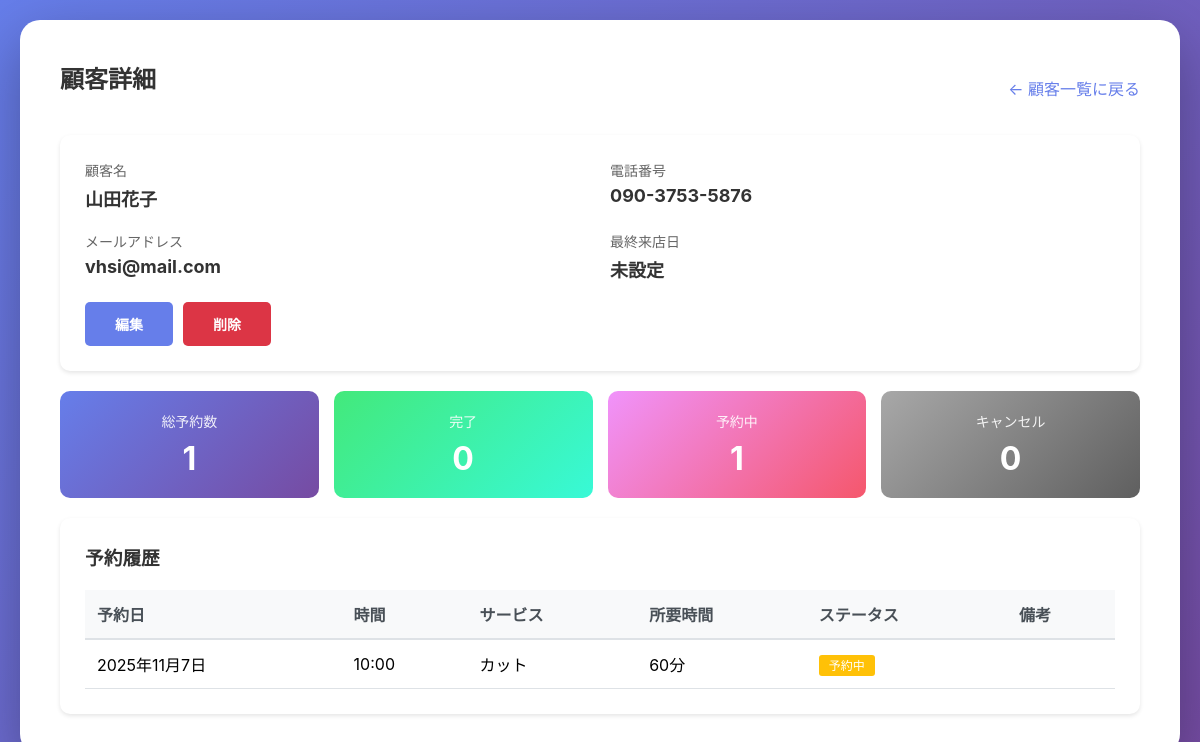
The app's page /customers/10/ (signed in), older data.
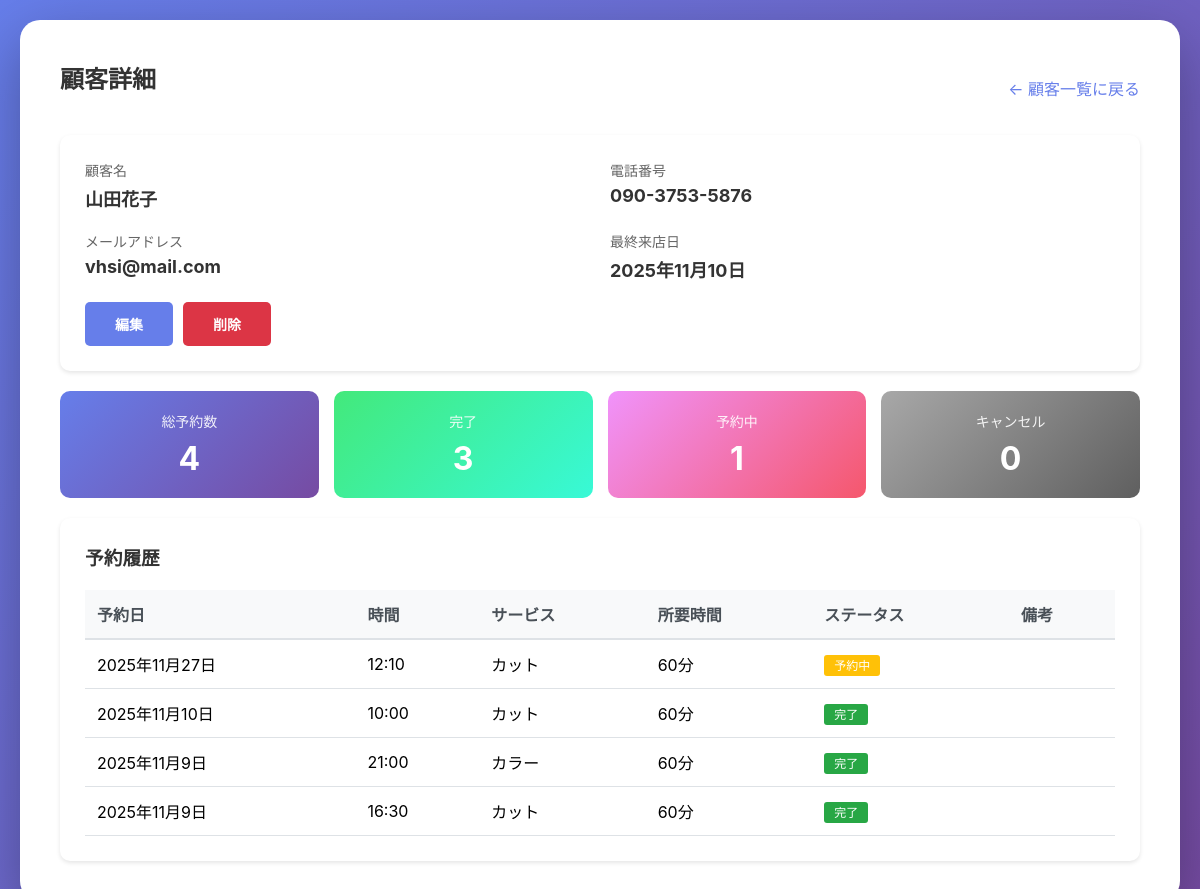
The same page, newer data.
### main/models.py (models this page shows, shortened)
class Customer(models.Model):
    phone_regex = RegexValidator(
        regex=r'^0\d{1,4}-?\d{1,4}-?\d{3,4}$',
        message="正しい電話番号形式で入力してください。（例: 090-1234-5678、03-1234-5678、0120-123-456）"
    )
    name = models.CharField(max_length=100, verbose_name="顧客名")
    phone_number = models.CharField(
        max_length=20,
        verbose_name="電話番号",
        validators=[phone_regex]
    )
    email = models.EmailField(unique=True, verbose_name="メールアドレス")  # 追加
    memo = models.TextField(blank=True, verbose_name="メモ")
    last_visit_date = models.DateField(null=True, blank=True, verbose_name="最終来店日")
    created_at = models.DateTimeField(auto_now_add=True, verbose_name="登録日時")
    updated_at = models.DateTimeField(auto_now=True, verbose_name="更新日時")
    class Meta:
        verbose_name = "顧客"
        verbose_name_plural = "顧客"

class Reservation(models.Model):
    STATUS_CHOICES = [
        ('pending', '予約中'),
        ('completed', '完了'),
        ('cancelled', 'キャンセル'),
    ]
    user = models.ForeignKey(Customer, on_delete=models.SET_NULL, null=True, blank=True, verbose_name="顧客")
    reservation_date = models.DateField(verbose_name="予約日")
    reservation_time = models.TimeField(verbose_name="予約時間")
    status = models.CharField(max_length=20, choices=STATUS_CHOICES, default='pending', verbose_name="ステータス")
    guest_name = models.CharField(max_length=100, blank=True, verbose_name="ゲスト名")
    guest_email = models.EmailField(blank=True, verbose_name="ゲストメール")
    notes = models.TextField(blank=True, verbose_name="備考")
    created_at = models.DateTimeField(auto_now_add=True, verbose_name="作成日時")
    updated_at = models.DateTimeField(auto_now=True, verbose_name="更新日時")
    class Meta:
        verbose_name = "予約"
        verbose_name_plural = "予約"

### main/views.py (the view)
# urls.py: path('customers/<int:pk>/', views.customer_detail, name='customer_detail'),
@login_required(login_url='login')
def customer_detail(request, pk):
    try:
        customer = Customer.objects.get(pk=pk)
    except Customer.DoesNotExist:
        messages.error(request, '顧客が見つかりません')
        return redirect('customer_list')
    reservations = Reservation.objects.filter(customer=customer).order_by('-reservation_date', '-reservation_time')
    total_reservations = reservations.count()
    completed_reservations = reservations.filter(status='completed').count()
    pending_reservations = reservations.filter(status='pending').count()
    cancelled_reservations = reservations.filter(status='cancelled').count()
    return render(request, 'main/customer_detail.html', {
        'customer': customer,
        'reservations': reservations,
        'total_reservations': total_reservations,
        'completed_reservations': completed_reservations,
        'pending_reservations': pending_reservations,
        'cancelled_reservations': cancelled_reservations,
    })

### main/templates/main/customer_detail.html (shortened to what this page needs)
{% extends 'main/base.html' %}
{% block content %}
<div style="display: flex; justify-content: space-between; align-items: center; margin-bottom: 20px;">
    <h2>顧客詳細</h2>
    <a href="{% url 'customer_list' %}" style="text-decoration: none; color: #667eea;">← 顧客一覧に戻る</a>
</div>
<div style="background: white; padding: 25px; border-radius: 10px; margin-bottom: 20px; box-shadow: 0 2px 4px rgba(0,0,0,0.1);">
    <div style="display: grid; grid-template-columns: 1fr 1fr; gap: 20px;">
        <div>
            <p style="color: #666; font-size: 14px; margin-bottom: 5px;">顧客名</p>
            <p style="font-size: 18px; font-weight: bold; color: #333;">{{ customer.name }}</p>
        </div>
        <div>
            <p style="color: #666; font-size: 14px; margin-bottom: 5px;">電話番号</p>
            <p style="font-size: 18px; font-weight: bold; color: #333;">{{ customer.phone_number }}</p>
        </div>
        <div>
            <p style="color: #666; font-size: 14px; margin-bottom: 5px;">メールアドレス</p>
            <p style="font-size: 18px; font-weight: bold; color: #333;">{{ customer.email }}</p>
        </div>
        <div>
            <p style="color: #666; font-size: 14px; margin-bottom: 5px;">最終来店日</p>
            <p style="font-size: 18px; font-weight: bold; color: #333;">
                {% if customer.last_visit_date %}
                    {{ customer.last_visit_date }}
                {% else %}
                    未設定
                {% endif %}
            </p>
        </div>
    </div>
    <div style="margin-top: 20px; display: flex; gap: 10px;">
        <a href="{% url 'customer_edit' customer.pk %}" style="text-decoration: none;">
            <button style="background: #667eea;">編集</button>
        </a>
        <form method="POST" action="{% url 'customer_delete' customer.pk %}" style="display: inline;" onsubmit="return confirm('本当に削除しますか？');">
            <button type="submit" style="background: #dc3545;">削除</button>
        </form>
    </div>
</div>
<div style="display: grid; grid-template-columns: repeat(4, 1fr); gap: 15px; margin-bottom: 20px;">
    <div style="background: linear-gradient(135deg, #667eea 0%, #764ba2 100%); padding: 20px; border-radius: 10px; color: white; text-align: center;">
        <div style="font-size: 14px; opacity: 0.9; margin-bottom: 8px;">総予約数</div>
        <div style="font-size: 32px; font-weight: bold;">{{ total_reservations }}</div>
    </div>
    <div style="background: linear-gradient(135deg, #43e97b 0%, #38f9d7 100%); padding: 20px; border-radius: 10px; color: white; text-align: center;">
        <div style="font-size: 14px; opacity: 0.9; margin-bottom: 8px;">完了</div>
        <div style="font-size: 32px; font-weight: bold;">{{ completed_reservations }}</div>
    </div>
    <div style="background: linear-gradient(135deg, #f093fb 0%, #f5576c 100%); padding: 20px; border-radius: 10px; color: white; text-align: center;">
        <div style="font-size: 14px; opacity: 0.9; margin-bottom: 8px;">予約中</div>
        <div style="font-size: 32px; font-weight: bold;">{{ pending_reservations }}</div>
    </div>
    <div style="background: linear-gradient(135deg, #a8a8a8 0%, #5f5f5f 100%); padding: 20px; border-radius: 10px; color: white; text-align: center;">
        <div style="font-size: 14px; opacity: 0.9; margin-bottom: 8px;">キャンセル</div>
        <div style="font-size: 32px; font-weight: bold;">{{ cancelled_reservations }}</div>
    </div>
</div>
<div style="background: white; padding: 25px; border-radius: 10px; box-shadow: 0 2px 4px rgba(0,0,0,0.1);">
    <h3 style="margin-bottom: 20px; color: #333;">予約履歴</h3>
    {% if reservations %}
    <div style="overflow-x: auto;">
        <table style="width: 100%; border-collapse: collapse;">
            <thead>
                <tr style="background: #f8f9fa; border-bottom: 2px solid #dee2e6;">
                    <th style="padding: 12px; text-align: left; font-weight: bold; color: #495057;">予約日</th>
                    <th style="padding: 12px; text-align: left; font-weight: bold; color: #495057;">時間</th>
                    <th style="padding: 12px; text-align: left; font-weight: bold; color: #495057;">サービス</th>
                    <th style="padding: 12px; text-align: left; font-weight: bold; color: #495057;">所要時間</th>
                    <th style="padding: 12px; text-align: left; font-weight: bold; color: #495057;">ステータス</th>
                    <th style="padding: 12px; text-align: left; font-weight: bold; color: #495057;">備考</th>
                </tr>
            </thead>
            <tbody>
                {% for reservation in reservations %}
                <tr style="border-bottom: 1px solid #dee2e6;">
                    <td style="padding: 12px;">{{ reservation.reservation_date }}</td>
                    <td style="padding: 12px;">{{ reservation.reservation_time }}</td>
                    <td style="padding: 12px;">{{ reservation.service }}</td>
                    <td style="padding: 12px;">{{ reservation.duration }}分</td>
                    <td style="padding: 12px;">
                        {% if reservation.status == 'pending' %}
                            <span style="background: #ffc107; color: white; padding: 3px 10px; border-radius: 3px; font-size: 12px;">予約中</span>
                        {% elif reservation.status == 'completed' %}
                            <span style="background: #28a745; color: white; padding: 3px 10px; border-radius: 3px; font-size: 12px;">完了</span>
                        {% else %}
                            <span style="background: #6c757d; color: white; padding: 3px 10px; border-radius: 3px; font-size: 12px;">キャンセル</span>
                        {% endif %}
                    </td>
                    <td style="padding: 12px; color: #666; font-size: 14px;">{{ reservation.memo|truncatewords:10 }}</td>
                </tr>
                {% endfor %}
            </tbody>
        </table>
    </div>
    {% else %}
    <p style="text-align: center; color: #999; padding: 40px 0;">予約履歴がありません</p>
    {% endif %}
</div>
{% endblock %}

### main/templates/main/base.html (shortened to what this page needs)
<!DOCTYPE html>
<html lang="ja">
<head>
</head>
<body>
    <div class="container">
        {% block content %}
        {% endblock %}
    </div>
</body>
</html>

### main/templates/main/base.html (style rules this page uses)
* { margin: 0; padding: 0; box-sizing: border-box; }
body { font-family: -apple-system, BlinkMacSystemFont, 'Segoe UI', Roboto, 'Helvetica Neue', Arial, sans-serif; background: linear-gradient(135deg, #667eea 0%, #764ba2 100%); min-height: 100vh; padding: 20px; }
.container { max-width: 100%; width: 100%; margin: 0 auto; background: white; border-radius: 20px; padding: 40px; box-shadow: 0 20px 60px rgba(0, 0, 0, 0.3); }
h2 { color: #333; margin-bottom: 20px; }
button { padding: 12px 30px; background: #667eea; color: white; border: none; border-radius: 5px; font-size: 14px; font-weight: bold; cursor: pointer; transition: all 0.3s; }

Row changes from the older to the newer data that the page shows:
changed Customer "山田花子": last_visit_date (not shown) → "2025年11月10日"
added Reservation: reservation_date "2025年11月27日", reservation_time "12:10", service "カット", duration "60", status "予約中"
changed Reservation (number 2 of 4 on the later page): reservation_date "2025年11月7日" → "2025年11月10日"; status "予約中" → "完了"
added Reservation: reservation_date "2025年11月9日", reservation_time "21:00", service "カラー", duration "60", status "完了"
added Reservation: reservation_date "2025年11月9日", reservation_time "16:30", service "カット", duration "60", status "完了"
Text that changed along with them:
{{ total_reservations }}: "1" → "4"
{{ completed_reservations }}: "0" → "3"
text no longer shown: "未設定"
